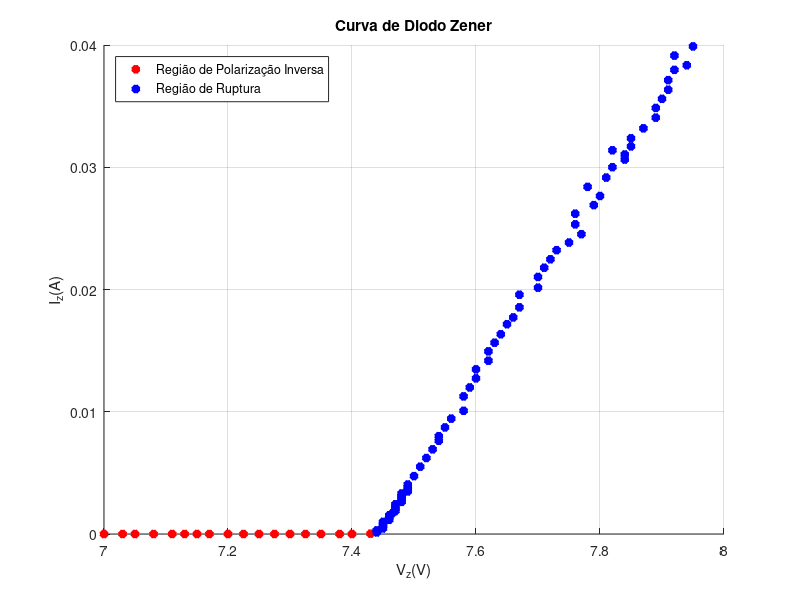

Reproduce this figure in MATLAB.

% Dados Obtidos pelo experimento

v_cc = [7,7.025,7.05,7.075,7.1,7.125,7.15,7.175,7.2,7.225,7.25,7.275,7.3,7.325,7.35,7.375,7.4,7.425,7.45,7.475,7.5,7.525,7.55,7.575,7.6,7.625,7.65,7.675,7.7,7.725,7.75,7.775,7.8,7.825,7.85,7.875,7.9,7.925,7.95,7.975,8,8.1,8.2,8.3,8.4,8.5,8.6,8.7,8.8,8.9,9,9.1,9.2,9.3,9.4,9.5,9.6,9.7,9.8,9.9,10,10.1,10.2,10.3,10.4,10.5,10.6,10.7,10.8,10.9,11,11.1,11.2,11.3,11.4,11.5,11.6,11.7,11.8,11.9,12,12.1,12.2,12.3,12.4,12.5,12.6,12.7,12.8,12.9,13];

v_r = [0,0,0,0,0,0,0,0,0,0,0,0,0,0,0,0,0,0.003,0.016,0.036,0.055,0.078,0.098,0.12,0.140,0.162,0.185,0.205,0.227,0.249,0.272,0.294,0.317,0.339,0.36,0.376,0.4,0.421,0.442,0.463,0.489,0.572,0.665,0.751,0.837,0.921,0.967,1.053,1.140,1.217,1.360,1.448,1.538,1.627,1.712,1.805,1.89,1.974,2.073,2.140,2.240,2.364,2.434,2.54,2.631,2.715,2.805,2.880,2.963,3.06,3.165,3.250,3.340,3.430,3.522,3.625,3.7,3.792,3.75,3.83,3.91,4.009,4.114,4.210,4.3,4.390,4.485,4.586,4.632,4.727,4.818];

v_z = [7,7.03,7.05,7.08,7.11,7.13,7.15,7.17,7.2,7.225,7.25,7.275,7.3,7.325,7.35,7.38,7.4,7.43,7.44,7.44,7.45,7.45,7.45,7.45,7.46,7.46,7.46,7.465,7.47,7.47,7.47,7.47,7.48,7.48,7.48,7.48,7.48,7.49,7.49,7.49,7.49,7.5,7.51,7.52,7.53,7.54,7.54,7.55,7.56,7.58,7.58,7.59,7.60,7.6,7.62,7.62,7.63,7.64,7.65,7.66,7.67,7.67,7.7,7.7,7.71,7.72,7.73,7.75,7.77,7.76,7.76,7.79,7.8,7.78,7.81,7.82,7.84,7.82,7.84,7.85,7.85,7.87,7.89,7.89,7.9,7.91,7.91,7.92,7.94,7.92,7.95];

indice_a_partir_do_qual_sai_da_rup = find(v_z == 7.44);
indice_a_partir_do_qual_sai_da_rup = indice_a_partir_do_qual_sai_da_rup(1) - 1;

v_z_ate_rup = v_z(1 : indice_a_partir_do_qual_sai_da_rup);
i_z_ate_rup = v_r(1 : indice_a_partir_do_qual_sai_da_rup) / 120.8;

v_z_linear = v_z(indice_a_partir_do_qual_sai_da_rup + 1: end);
iz_linear = v_r(indice_a_partir_do_qual_sai_da_rup + 1: end) / 120.8;

coef = polyfit(iz_linear, v_z_linear, 1);

disp(coef(1));
disp(coef(2));



hold on
plot(v_z_ate_rup, i_z_ate_rup, "r*", "LineWidth",3);
plot(v_z_linear,  iz_linear, "b*", "LineWidth", 3);
hold off

legend("Região de Polarização Inversa", "Região de Ruptura", 'Location', 'northwest');

title("Curva de Diodo Zener")
xlabel("V_z(V)");
ylabel("I_z(A)");
grid;







